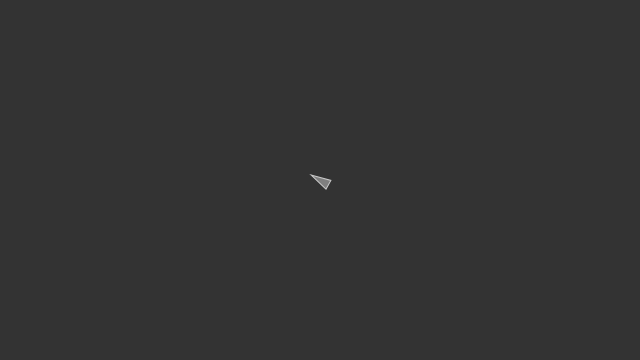
Frame 1 (no input)
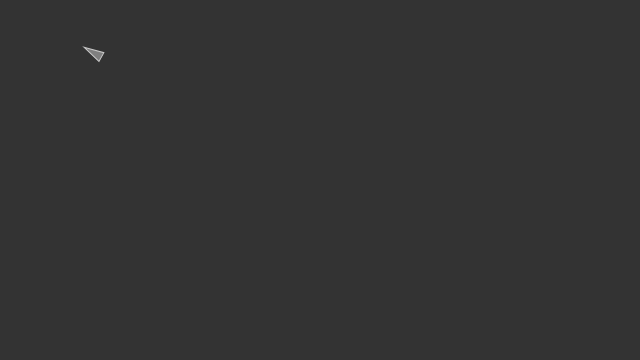
Frame 60 (no input)
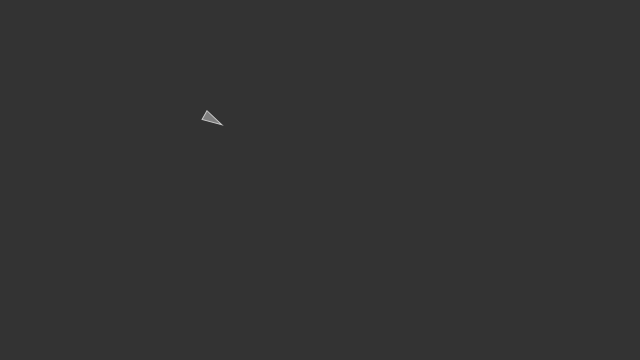
Frame 120 (the mouse pressed at the canvas centre since frame 60)

The p5.js sketch that drew these frames (run headless with seeded random() and noise() and a simulated clock; from frame 60 on, the mouse is pressed at the canvas centre):

// p5.js sketch
// ── sketch.js
var vehicle;

function setup() {
  createCanvas(640, 360);
  vehicle = new Vehicle(320, 180);
}

function draw(){
  background(51);

  var target = createVector(mouseX, mouseY);
  vehicle.arrive(target);

  vehicle.update();
  vehicle.display();
}

// ── vehicle.js

function Vehicle(x, y, m){
  this.pos = createVector(x, y);
  this.vel = createVector(0, 0);
  this.acc = createVector(0, 0);
  this.maxSpeed = 5;
  this.maxForce = 0.3;
  this.r = 5;

  this.applyForce = function(force){
    this.acc.add(force);
  }

  this.update = function(){
    this.vel.add(this.acc);
    this.vel.limit(this.maxSpeed);
    this.pos.add(this.vel);
    this.acc.mult(0);
  }

  this.arrive = function(target){
    var desired = p5.Vector.sub(target, this.pos);

    var d = desired.mag();

    if (d < 100){
      var m = map(d, 0, 100, 0, this.maxSpeed);
      desired.setMag(m);
    } else {
      desired.setMag(this.maxSpeed)
    }

    var steering = p5.Vector.sub(desired, this.vel);
    steering.limit(this.maxForce);
    this.applyForce(steering);
  }

  this.display = function(){
    var theta = this.vel.heading() + PI /2;
    fill(127);
    stroke(200);
    strokeWeight(1);
    push();
    translate(this.pos.x, this.pos.y);
    rotate(theta);
    beginShape();
    vertex(0, -this.r * 2);
    vertex(-this.r, this.r * 2);
    vertex(this.r, this.r *2);
    endShape(CLOSE);
    pop();
  }
}
